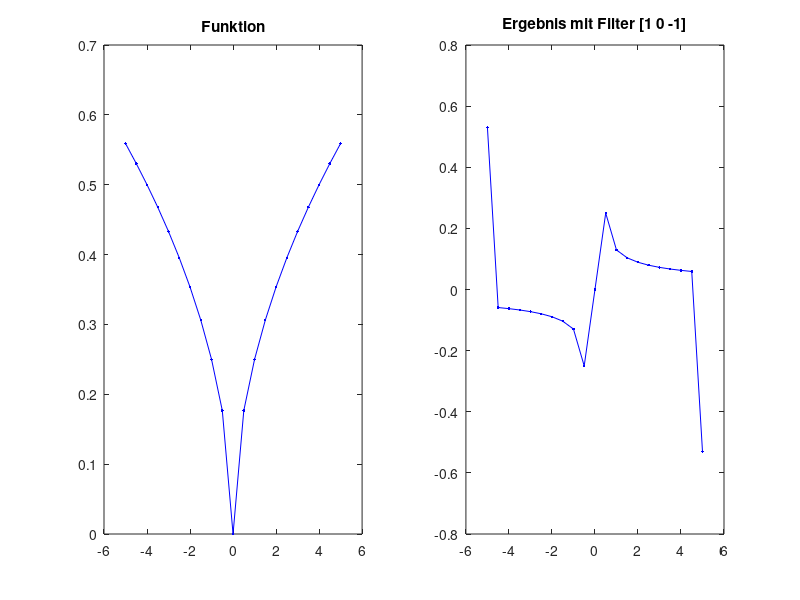
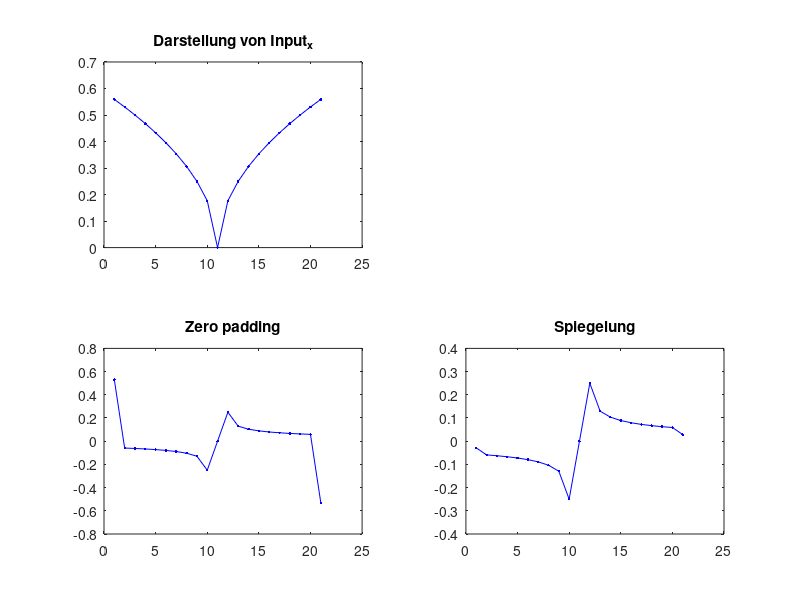

These charts were generated, in order, by the following MATLAB code:
% Script zur Einführung in die eindimensionale Faltung

%% Testfunktion

% generiere Stützstellen, an denen die Funktion ausgewertet werden soll
dx = 0.5;
xs = -5:dx:5;

x = 1/4 * sqrt(abs(xs));

%% Faltung

% Filterkern f
f = 1/dx * [1/2, 0, -1/2];
%f = 1/dx * [1, -1, 0];
%f = 1/dx * [0, 1, -1];
% TODO b)

y = conv(x, f, 'same');

%% Darstellung

figure(1);

subplot(1, 2, 1);
plot(xs, x, '-b.');
title('Funktion');
subplot(1, 2, 2);
plot(xs, y, '-b.');
title(['Ergebnis mit Filter ', mat2str(f)]);

%% Randbehandlung
% TODO c)


  % Achtung: Filtermask will have odd number of element, so anchor/center point of the kernel 
  % will be calculated based on its neighbor to extract feature, or else we have
  % to account for distortion across the layers, which happens using an even sized kernel
  n1 = size(f,2);                                       % Anzahl der Element von Filter bekommen (dim = 2, number of col)
  n2 = size(x,2);                                           % Anzahl der Element von Input_x bekommen
  n3 = (n1-1)/2;                                                  % Anzahl der added 0 Element 
  
% Randbehandlung: Zero padding
  z1 = zeros(1,n3);                                                
  input_x1 = [z1 x z1];   
  output_x1 = conv(input_x1,f,'valid');
  
 % Randbehandlung: Spiegelung
  z2 = fliplr(x(:,1:n3));                                   % Vor der Element von Input_x bekommen                                    
  z3 = fliplr(x(:,n2-n3+1:n2));                             % Nach der Element von Input_x bekommen
  input_x2 = [z2 x z3];                                     % Eingabe mit hinzugefügte Zeros
  output_x2 = conv(input_x2,f,'valid');
  
 % Darstellung 
  figure;
  subplot(2,2,1);
  plot( x, '-b.');title("Darstellung von Input_x");
  subplot(2,2,3);
  plot( output_x1, '-b.');title("Zero padding");
  subplot(2,2,4);
  plot( output_x2, '-b.');title("Spiegelung");

  %=============== Frage antworten ===============%
  %{
       Aufgabe1.a
       Welche Auswirkung hat der Parameter "same"? 
       ==> Parameter "same" gibt nur die zentral Teil von der Faltung zurück. 
       Die Länge des Ausgangsignals (zentral Teil von der Faltung) ist gleich die Länge des Eingangsignals.
       Welche Varianten sind ebenfalls implementiert?
       ==> full(default), valid und same.
        
       Aufgabe1.b   
       Welche Unterschiede bestehen zwischen den Filtern?
       Wofür könnten die verschiedenen Filter genutzt werden?
       Antwort: 
       - Die Gewichte der Elemente von Filterkerne sind unterschiedlich.
       - Die Koeffizienten von zweite 1.Abteilung verschieben sich nach recht im Vergleich zu der Koeffizienten erste 1.Abteilung bei 1 Element. 
         Das führt dazu, das jeweilige Ergebnis sich gegenüber auch genau bei 1 Element verschieben in gleichen Reihenfolge.
       - Da meist jeder Element von 3 Filter liegt nur in den Wert-Bereich [-0,4 0,4], dient diese Filter dazu, um die Ausgangpunkt zu reduzieren und weiter spater aufzuarbeiten.
       - Verschiedene Bilder brauchen verschiedene Kantenfilter, um bestimmt benoetigte Ausgangsbilder zu bekommen.
         Das heisst, die Effekte der Ausgangsbilder sind abhaengig von Filterkernen.            
                    
  
       Aufgabe1.c
       Welche Randbehandlung verwendet die Funktion conv?
       Antwort: Zero padding, mit 0 hinzufuegen
  
       Was sind Vor- und Nachteile der verschiedenen Varianten?
       Antwort: 
       - Im Bezug auf Zero-padding
         Vorteile: einfach zu berechnen
         Nachteil: Im Rand gibt es "black frame".
       - Im bezug auf Spiegelung
         Vorteile: Im Rand gibt es keine dunkele Linie.
         Nachteile: Höherer Rechenaufwand, wenn die Anzahl der Element von Filter sehr gross ist.
  %}
  %==============================================%